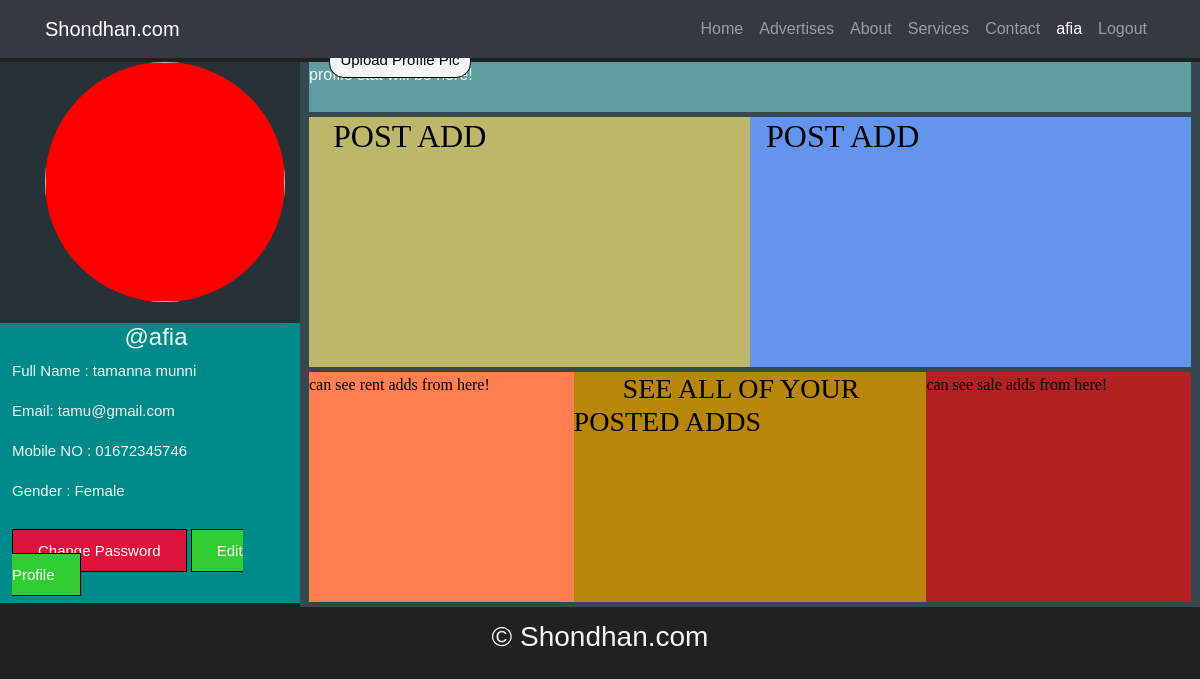
Screenshot of /myprofile.php (signed in) with the database file from the repository.
### tables this page shows
CREATE TABLE `users` (
  `uid` int(10) NOT NULL,
  `username` varchar(20) NOT NULL,
  `firstName` varchar(20) NOT NULL,
  `lastName` varchar(20) NOT NULL,
  `password` varchar(30) NOT NULL,
  `email` varchar(30) NOT NULL,
  `mobileNo` varchar(15) NOT NULL,
  `accountType` varchar(10) NOT NULL
);

### myprofile.php (the view, shortened to what this page needs)
<!DOCTYPE html>
<html lang="en">
<head>
    <link href="vendor/bootstrap/css/bootstrap.min.css" rel="stylesheet">
    <link rel="stylesheet" type="text/css" href="css/myprofile.css" />
    <link rel="stylesheet" type="text/css" href="css/myprofiledit.css" />
</head>
<body>
<?php
    $conn=mysqli_connect("localhost","root","","shondhan");
    $userID = "";
    $userName = "";
    $firsName = "";
    $lastName = "";
    $emailID = "";
    $mobileNO = "";
    $accountType = "";
    if (!isset($_SESSION['username'])) {
    }else{
        $userName = $_SESSION['username'];
        $sql="SELECT * FROM users WHERE username = '$userName'";
        $query=mysqli_query($conn, $sql);
        if(mysqli_num_rows($query)>0)
        {
            while($row=mysqli_fetch_object($query))
            {
                $userID = $row->uid;
                $firsName = $row->firstName;
                $lastName = $row->lastName;
                $emailID = $row->email;
                $mobileNO = $row->mobileNo;
                $accountType = $row->accountType;
            }
        }
    }
    ?>
    <nav class="navbar navbar-expand-lg navbar-dark bg-dark fixed-top">
      <div class="container">
        <a class="navbar-brand" href="index.php">Shondhan.com</a>
        <div class="collapse navbar-collapse" id="navbarResponsive">
          <ul class="navbar-nav ml-auto">
            <li class="nav-item">
              <a class="nav-link" href="index.php">Home
              </a>
            </li>
            <li class="nav-item">
              <a class="nav-link" href="portfolio-1-col.php">Advertises</a>
            </li>
            <li class="nav-item">
              <a class="nav-link" href="about.html">About</a>
            </li>
            <li class="nav-item">
              <a class="nav-link" href="services.html">Services</a>
            </li>
            <li class="nav-item">
              <a class="nav-link" href="contact.php">Contact</a>
            </li>
                        <?php
                        if (isset($_SESSION['username'])) {
                    ?>
            <li class="nav-item active">
              <a class="nav-link" href="myprofile.php"><?php echo $userName; ?></a>
            </li>
            <li class="nav-item">
              <a class="nav-link" href="?logout">Logout</a>
            </li>
            <?php
                        }else{
                    ?>
            <li class="nav-item">
              <a class="nav-link" href="logreg.php">Login/Register</a>
            </li>
            <?php
                        }
                    ?>
          </ul>
        </div>
      </div>
    </nav>
    <section id="profile-body">
        <div id="profile-info">
            <div id="profile-pic" style="">
                <?php
                    $dir = "uploads\\shondhan_users\\";
                    $userDir = $dir . "$userName\\";
                    $tempName = $userName;
                    $userPP = $userDir . "$userName" . ".jpg";
                    if (file_exists($userPP)) {
                        $userPP = $userDir . "\\$userName" . ".jpg";
                        $picName = $tempName . ".jpg";
                    } else {
                        $userPP = $userDir . "\\$userName" . ".jpeg";
                        if (file_exists($userPP)) {
                            $userPP = $userDir . "\\$userName" . ".jpeg";
                            $picName = $tempName . ".jpeg";
                        } else {
                            $userPP = $userDir . "\\$userName" . ".png";
                            if (file_exists($userPP)) {
                                $userPP = $userDir . "\\$userName" . ".png";
                                $picName = $tempName . ".png";
                            } else {
                                $userPP = $userDir . "\\$userName" . ".gif";
                            }
                        }
                    }
                ?>
                <img src="<?php echo $userPP; ?>" />
                <?php
                    if(isset($_SESSION['username']))
                    {
                ?>
                <a href="?propic=<?php echo $userPP; ?> " class="abtn-choose" name="abtn_choose">Upload Profile Pic</a>
                <?php
                    }
                ?>
            </div>
            <div id="personal-info">
               <div id="info-text">
                   <h4>@<?php echo $userName; ?></h4>
                    <p class="information"> Full Name : <span class="fname"><?php echo $firsName." ".$lastName; ?></span></p>
                    <p class="information"> Email: <span class="email"><?php echo $emailID; ?></span></p>
                    <p class="information"> Mobile NO : <span class="mobile"><?php echo $mobileNO; ?></span></p>
                    <p class="information"> Gender : <span class="gender"><?php echo $accountType; ?></span></p>
               </div>
               <div id="info-btn">
                  <?php
                    if(isset($_SESSION['username']))
                    {
                ?>
                   <a href="?cngpss=<?php echo $userID; ?> " class="abtn abtn-dlt" name="abtn_dlt">Change Password</a>
                    <a href="?edit=<?php echo $userID; ?> " class="abtn abtn-updt" name="abtn_updt">Edit Profile</a>
                  <?php
                    }
                ?>
               </div>
            </div>
        </div>
        <div id="profile-details" class="mycontainer">
           <div id="profile-stat" class="mycontainer">
               profile stat will be here!
           </div>
           <div id="profile-postadd" class="mycontainer">
               <div id="profile-postaddrent" class="mycontainer">
                   <h2>&nbsp;&nbsp;&nbsp;POST ADD</h2>
                   <a href="?postfor=<?php echo "Rent"; ?>"  class="Clickable"></a>
               </div>
               <div id="profile-postaddsale" class="mycontainer">
                   <h2>&nbsp;&nbsp;POST ADD</h2>
                   <a href="?postfor=<?php echo "Sale"; ?>"  class="Clickable"></a>
               </div>
           </div>
           <div id="profile-myadds" class="mycontainer">
                <div id="profile-myaddsrent" class="mycontainer">
                   can see rent adds from here!
                   <a href="?seerent"  class="Clickable"></a>
               </div>
               <div id="profile-myaddsall" class="mycontainer">
                  <h3>&nbsp;&nbsp;&nbsp;&nbsp;&nbsp;&nbsp; SEE ALL OF YOUR POSTED ADDS</h3>
                   <a href="userAdds.php"  class="Clickable"></a>
               </div>
               <div id="profile-myaddssale" class="mycontainer">
                   can see sale adds from here!
                   <a href="?seesale"  class="Clickable"></a>
               </div>
           </div>
        </div>
    </section>
    <div id="profile-footer">
        <h3>&copy; Shondhan.com </h3>
    </div>
</body>
</html>

### css/myprofile.css (style rules this page uses)
body { background-color: #212121; color: #f5f5f5; font-family: sans-serif; line-height: 1.6em; margin: 0; }
.mycontainer { width: 98%; margin: auto; overflow: hidden; }
a { text-decoration:none; color:#cc0000; }
a.abtn { background-color: black; border:1px solid black; color:#fff; padding:12px 25px 12px 25px; }
a.abtn-choose { background-color: whitesmoke; border:1px solid black; border-radius: 15px; color:#000; position: absolute; margin-top: -20px; margin-left: 3.7%; padding:5px 10px 5px 10px; }
a.abtn-updt { background-color: limegreen; }
a.abtn-dlt { background-color: crimson; }
#profile-body { position: relative; margin-top: 2%; height: 570px; }
#profile-info { float: left; margin-top: 1%; font-size: 15px; width: 25%; background-color: #263238; }
#profile-pic { background-color: cadetblue; width: 240px; height: 240px; border-radius: 50%; background: red; background-size: cover; margin-left: 15% }
img { object-fit: cover; border-radius: 150px; width: 240px; height: 240px; }
#personal-info { width: 100%; margin-top: 7%; height: 280px; line-height: 1.6em; background-color: darkcyan; padding-left: 4%; }
#profile-details { margin-top: 1%; float: left; width: 75%; background-color: #37474f; }
#profile-stat { height: 50px; background-color:cadetblue; margin-bottom: 5px; }
#profile-postadd { height: 250px; color: black; font-family: fantasy; background-color:chocolate; margin-bottom: 5px; position: relative; }
#profile-postaddrent { width: 50%; height: 100%; float: left; background-color:darkkhaki; background-image:url('../images/flat_for_rent2.jpg'); background-repeat: no-repeat; background-size:cover; }
#profile-postaddsale { width: 50%; height: 100%; float: left; background-color: cornflowerblue; background-image:url('../images/flat_for_sale.jpg'); background-repeat: no-repeat; background-size:cover; }
#profile-myadds { height: 230px; font-family: fantasy; color: black; background-color:forestgreen; margin-bottom: 5px; position: relative; }
#profile-myaddsrent { width: 30%; height: 100%; float: left; background-color:coral; }
#profile-myaddsall { width: 40%; height: 100%; float: left; background-color:darkgoldenrod; background-image:url('../images/for-sale-for-rent.jpg'); background-repeat: no-repeat; background-size:cover; }
#profile-myaddssale { width: 30%; height: 100%; float: left; background-color:firebrick; }
#personal-info h4 { text-align: center; }
#profile-footer { text-align: center; }
#info-text { padding-bottom: 10px; }
#info-btn { padding-top: 10px; }
a.Clickable { display: block; height: 100%; width: 100%; text-decoration: none; }

### css/myprofiledit.css (style rules this page uses)
body { font-family: Arial, Helvetica, sans-serif; line-height: 1.6; }

### rows the page displays
users: firstName "tamanna", lastName "munni", email "tamu@gmail.com", mobileNo "01672345746", accountType "Female"

### other values shown
$userName "afia"
